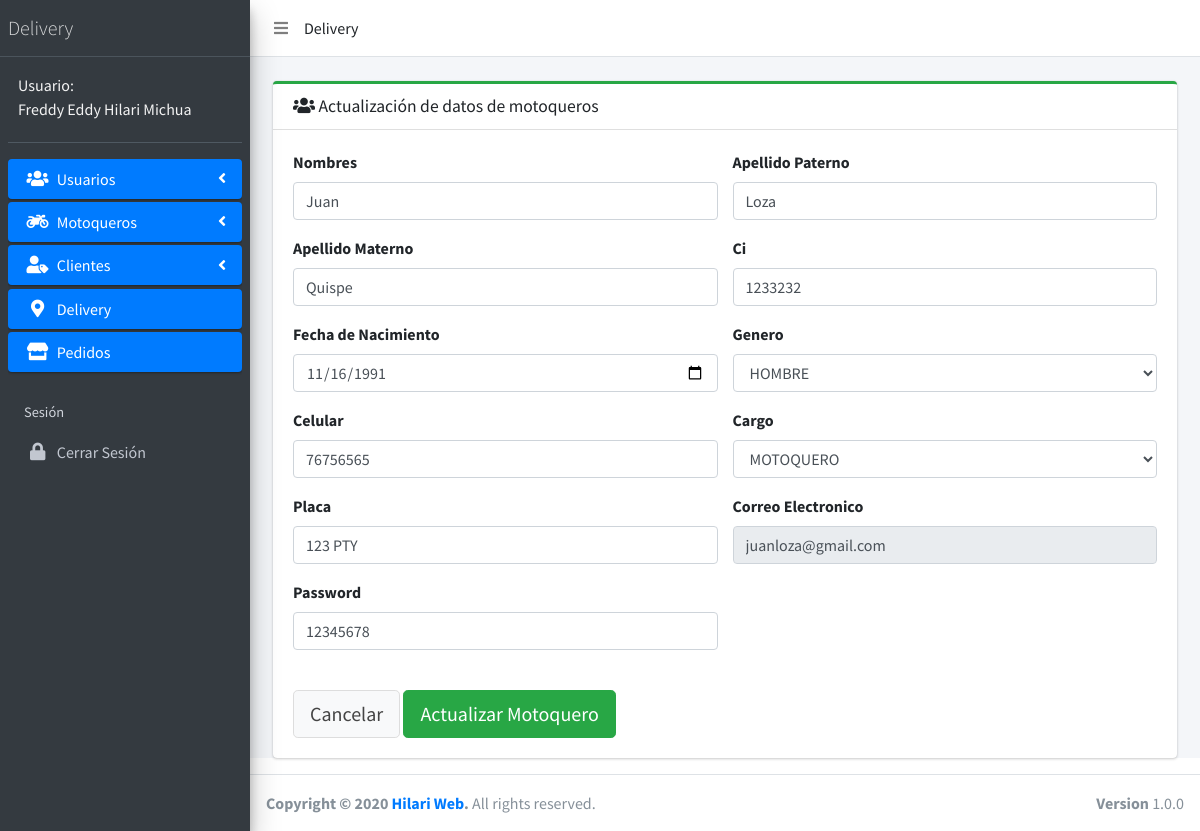
Page /motoqueros/update.php?id=32 (signed in) on the committed database.
### tables this page shows
CREATE TABLE `tb_usuarios` (
  `id` int(11) NOT NULL,
  `nombres` varchar(512) DEFAULT NULL,
  `ap_paterno` varchar(512) DEFAULT NULL,
  `ap_materno` varchar(512) DEFAULT NULL,
  `ci` varchar(512) DEFAULT NULL,
  `expedido` varchar(512) DEFAULT NULL,
  `fecha_nacimiento` varchar(512) DEFAULT NULL,
  `genero` varchar(512) DEFAULT NULL,
  `celular` varchar(512) DEFAULT NULL,
  `foto_perfil` text DEFAULT NULL,
  `email` varchar(512) DEFAULT NULL,
  `password` varchar(512) DEFAULT NULL,
  `token` varchar(512) DEFAULT NULL,
  `cargo` varchar(512) DEFAULT NULL,
  `placa` varchar(512) DEFAULT NULL,
  `extra1` varchar(512) DEFAULT NULL,
  `extra2` varchar(512) DEFAULT NULL,
  `extra3` varchar(512) DEFAULT NULL,
  `user_creacion` varchar(512) DEFAULT NULL,
  `user_actualizacion` varchar(512) DEFAULT NULL,
  `user_eliminacion` varchar(512) DEFAULT NULL,
  `fyh_creacion` datetime DEFAULT NULL,
  `fyh_actualizacion` datetime DEFAULT NULL,
  `fyh_eliminacion` datetime DEFAULT NULL,
  `estado` varchar(255) DEFAULT NULL
);

### app/config/config.php (called while the page is built, shortened)
<?php
$URL = 'http://localhost/sisdelivery';

### web/motoqueros/update.php (the view, shortened to what this page needs)
<?php include('../../app/config/config.php');
$id_usuario = $_GET['id'];
if(isset($_SESSION['u_usuario'])) {
    $user = $_SESSION['u_usuario'];
    $query = $pdo->prepare("SELECT * FROM tb_usuarios WHERE email = '$user' AND estado ='1'");
    $query->execute();
    $usuarios = $query->fetchAll(PDO::FETCH_ASSOC);
    foreach ($usuarios as $usuario) {
        $ap_paterno_s = $usuario['ap_paterno'];
        $ap_materno_s= $usuario['ap_materno'];
        $nombres_s = $usuario['nombres'];
        $cargo_s = $usuario['cargo'];
    }
    ?>
    <!DOCTYPE html>
    <html>
    <head>
        <?php include('../../layout/head.php');?>
    </head>
    <body class="hold-transition sidebar-mini layout-fixed">
    <div class="wrapper">
        <?php include('../../layout/menu.php');?>
        <div class="content-wrapper">
            <section class="content">
                <div class="container-fluid">
                    <div class="container">
                        <br>
                        <div class="card card-success card-outline">
                            <div class="card-header">
                                <h3 class="card-title"><span class="fa fa-users"></span> Actualización de datos de motoqueros</h3>
                            </div>
                            <div class="card-body">
                                <?php
                                $query2 = $pdo->prepare("SELECT * FROM tb_usuarios WHERE id = '$id_usuario' AND estado ='1'");
                                $query2->execute();
                                $datos = $query2->fetchAll(PDO::FETCH_ASSOC);
                                foreach ($datos as $dato) {
                                    $nombres = $dato['nombres'];
                                    $ap_paterno = $dato['ap_paterno'];
                                    $ap_materno = $dato['ap_materno'];
                                    $fecha_nacimiento = $dato['fecha_nacimiento'];
                                    $celular = $dato['celular'];
                                    $ci = $dato['ci'];
                                    $email = $dato['email'];
                                    $password = $dato['password'];
                                    $genero = $dato['genero'];
                                    $placa = $dato['placa'];
                                }
                                ?>
                                <form action="controller_update.php" method="post">
                                    <div class="row">
                                        <div class="col-6">
                                            <div class="form-group">
                                                <label for="">Nombres</label>
                                                <input type="text" class="form-control" name="nombres" value="<?php echo $nombres;?>">
                                            </div>
                                            <div class="form-group">
                                                <label for="">Apellido Materno</label>
                                                <input type="text" class="form-control" name="ap_materno" value="<?php echo $ap_materno?>">
                                            </div>
                                            <div class="form-group">
                                                <label for="">Fecha de Nacimiento</label>
                                                <input type="date" class="form-control" name="fecha_nacimiento" value="<?php echo $fecha_nacimiento;?>">
                                            </div>
                                            <div class="form-group">
                                                <label for="">Celular</label>
                                                <input type="text" class="form-control" name="celular" value="<?php echo $celular;?>">
                                            </div>
                                            <div class="form-group">
                                                <label for="">Placa</label>
                                                <input type="text" class="form-control" name="placa" value="<?php echo $placa;?>">
                                            </div>
                                            <div class="form-group">
                                                <label for="">Password</label>
                                                <input type="text" class="form-control" name="password" value="<?php echo $password;?>">
                                            </div>
                                        </div>
                                        <div class="col-6">
                                            <div class="form-group">
                                                <label for="">Apellido Paterno</label>
                                                <input type="text" class="form-control" name="ap_paterno" value="<?php echo $ap_paterno;?>">
                                            </div>
                                            <div class="form-group">
                                                <label for="">Ci</label>
                                                <input type="text" class="form-control" name="ci" value="<?php echo $ci;?>">
                                            </div>
                                            <div class="form-group">
                                                <label for="">Genero</label>
                                                <?php
                                                if($genero == "HOMBRE"){?>
                                                    <select name="genero" id="" CLASS="form-control">
                                                        <option value="<?php echo $genero;?>"><?php echo $genero;?></option>
                                                    </select>
                                                <?php } ?>
                                            </div>
                                            <div class="form-group">
                                                <label for="">Cargo</label>
                                                <select name="cargo" id="" CLASS="form-control">
                                                    <option value="MOTOQUERO">MOTOQUERO</option>
                                                </select>
                                            </div>
                                            <div class="form-group">
                                                <label for="">Correo Electronico</label>
                                                <input type="email" class="form-control" value="<?php echo $email;?>" disabled>
                                            </div>
                                        </div>
                                    </div>
                                    <br>
                                    <a href="<?php echo $URL;?>/web/motoqueros" class="btn btn-default btn-lg">Cancelar</a>
                                    <input type="submit" class="btn btn-success btn-lg" value="Actualizar Motoquero">
                                </form>
                            </div>
                        </div>
                    </div>
                </div>
            </section>
        </div>
        <?php include('../../layout/footer.php');?>
    </div>
    </body>
    </html>
    <?php
}else{
    header("Location: $URL/login");
}
?>

### layout/menu.php (shortened to what this page needs)
<nav class="main-header navbar navbar-expand navbar-white navbar-light">
    <ul class="navbar-nav">
        <li class="nav-item">
            <a class="nav-link" data-widget="pushmenu" href="#" role="button"><i class="fas fa-bars"></i></a>
        </li>
    </ul>
    Delivery
</nav>
<aside class="main-sidebar sidebar-dark-primary elevation-4">
    <a href="<?php echo $URL;?>" class="brand-link">
        <span class="brand-text font-weight-light"> Delivery</span>
    </a>
    <div class="sidebar">
        <div class="user-panel mt-3 pb-3 mb-3 d-flex">
            <div class="info" style="margin-top: -5px">
                <a href="#" class="d-block" style="color: #f3f3f3">Usuario: <br><?php echo $nombres_s." ".$ap_paterno_s." ".$ap_materno_s;?></a>
            </div>
        </div>
        <nav class="mt-2">
            <ul class="nav nav-pills nav-sidebar flex-column" data-widget="treeview" role="menu" data-accordion="false">
               <?php
               if($cargo_s == "ADMINISTRADOR"){ ?>
                   <li class="nav-item has-treeview">
                       <a href="<?php echo $URL;?>/web/usuarios/" class="nav-link active">
                           <i class="nav-icon fas fa-users"></i>
                           <p>
                               Usuarios
                               <i class="right fas fa-angle-left"></i>
                           </p>
                       </a>
                   </li>
                   <li class="nav-item has-treeview">
                       <a href="<?php echo $URL;?>/web/motoqueros/" class="nav-link active">
                           <i class="nav-icon fas fa-motorcycle"></i>
                           <p>
                               Motoqueros
                               <i class="right fas fa-angle-left"></i>
                           </p>
                       </a>
                   </li>
                   <li class="nav-item has-treeview">
                       <a href="<?php echo $URL;?>/web/clientes/" class="nav-link active">
                           <i class="nav-icon fas fa-user-tag"></i>
                           <p>
                               Clientes
                               <i class="right fas fa-angle-left"></i>
                           </p>
                       </a>
                   </li>
                   <li class="nav-item">
                       <a href="<?php echo $URL;?>/web/delivery" class="nav-link active">
                           <i class="nav-icon fas fa-map-marker-alt"></i>
                           <p>
                               Delivery
                           </p>
                       </a>
                   </li>
                   <li class="nav-item">
                       <a href="<?php echo $URL;?>/web/pedidos" class="nav-link active">
                           <i class="nav-icon fas fa-store"></i>
                           <p>
                               Pedidos
                           </p>
                       </a>
                   </li>
                <?php
               }
               ?>
                <li class="nav-header">Sesión</li>
                <li class="nav-item">
                    <a href="<?php echo $URL;?>/login/cerrarsesion.php" class="nav-link">
                        <i class="nav-icon fas fa-lock"></i>
                        <p>Cerrar Sesión</p>
                    </a>
                </li>
            </ul>
        </nav>
    </div>
</aside>

### rows in the picture
tb_usuarios: nombres "Freddy Eddy", ap_paterno "Hilari", ap_materno "Michua"
tb_usuarios: nombres "Juan", ap_materno "Quispe", fecha_nacimiento "11/16/1991", celular "76756565", placa "123 PTY", password "12345678", ap_paterno "Loza", ci "1233232", genero "HOMBRE", email "juanloza@gmail.com"
